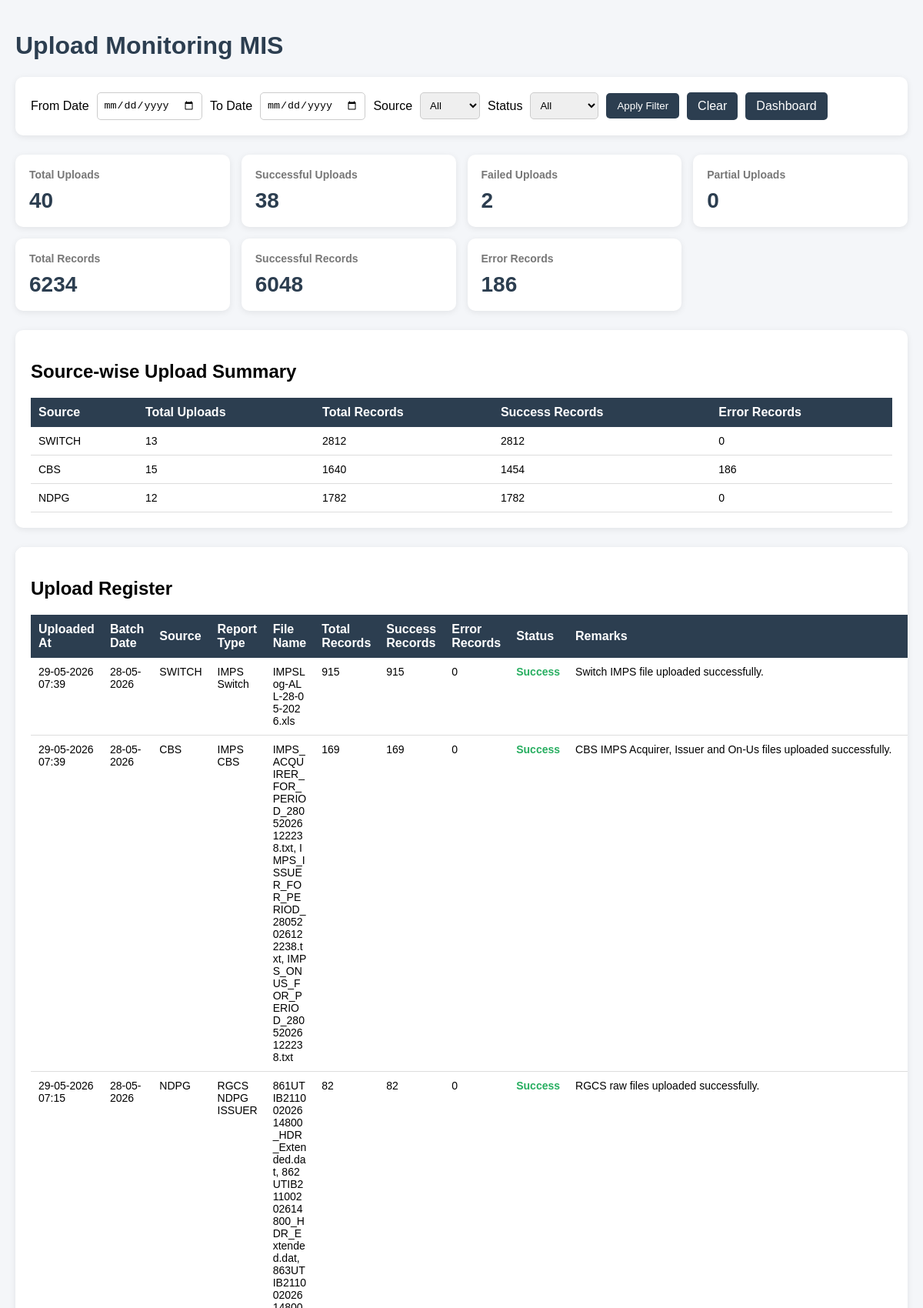
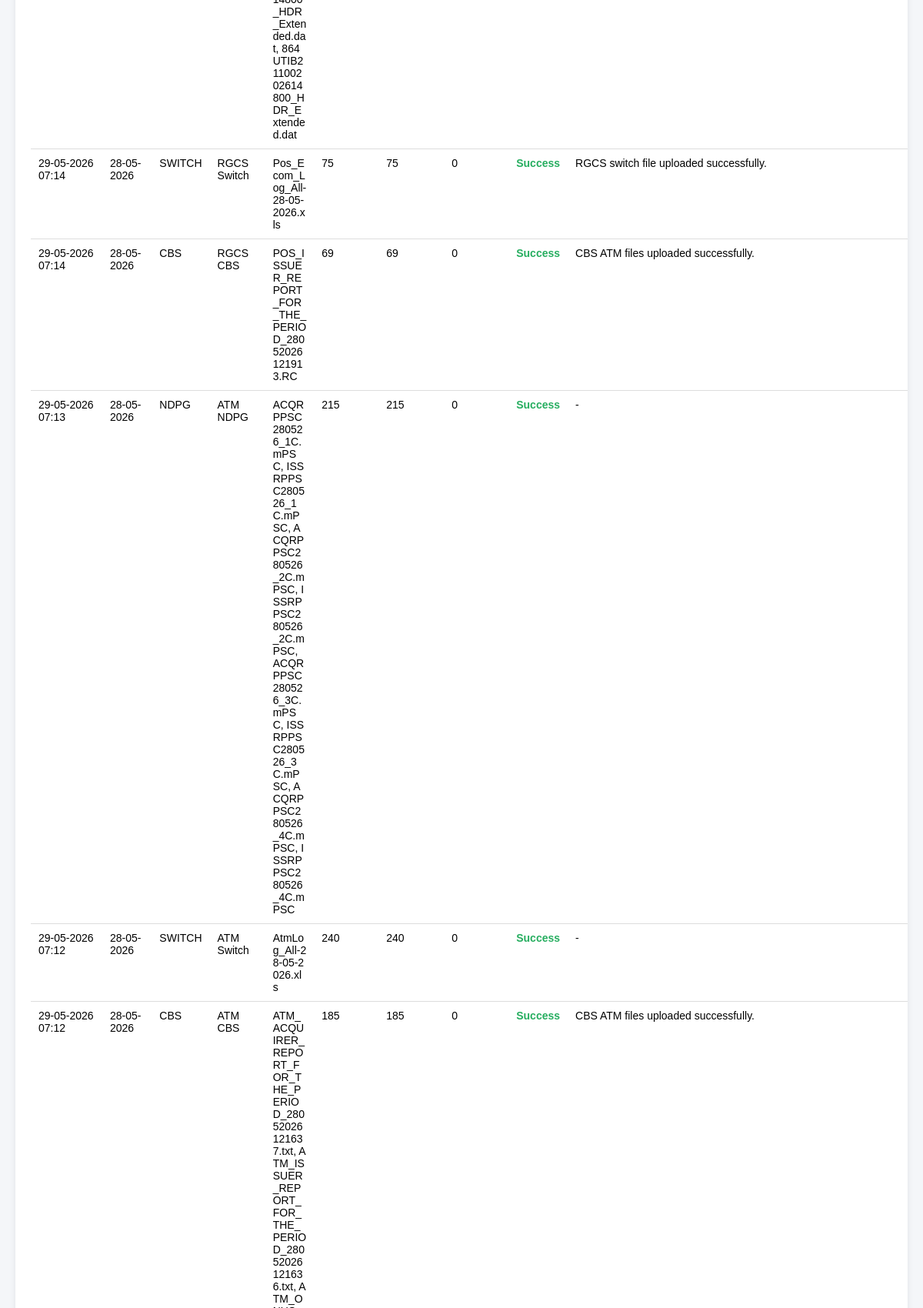
The page /mis/ (upper part) on the database its author committed (2 pictures, top to bottom).
### switchlog/models.py (models this page shows, shortened)
class SwitchIMPSUploadBatch(models.Model):
    STATUS_CHOICES = [
        ("SUCCESS", "Success"),
        ("FAILED", "Failed"),
    ]
    batch_date = models.DateField()
    filename = models.CharField(max_length=255)
    total_records = models.IntegerField(default=0)
    total_errors = models.IntegerField(default=0)
    upload_status = models.CharField(
        max_length=20,
        choices=STATUS_CHOICES,
        default="SUCCESS"
    )
    remarks = models.TextField(blank=True, null=True)
    uploaded_at = models.DateTimeField(auto_now_add=True)

class RGCSSwitchUploadBatch(models.Model):
    STATUS_CHOICES = [
        ("SUCCESS", "Success"),
        ("FAILED", "Failed"),
    ]
    batch_date = models.DateField()
    source_filename = models.CharField(max_length=255, unique=True)
    total_records = models.PositiveIntegerField(default=0)
    total_errors = models.PositiveIntegerField(default=0)
    upload_status = models.CharField(
        max_length=20,
        choices=STATUS_CHOICES,
        default="SUCCESS"
    )
    remarks = models.TextField(blank=True, null=True)
    uploaded_at = models.DateTimeField(auto_now_add=True)

class SwitchLogUploadBatch(models.Model):
    upload_date = models.DateField()
    filename = models.CharField(max_length=255)
    total_records = models.IntegerField(default=0)
    uploaded_at = models.DateTimeField(auto_now_add=True)

### cbs/models.py (models this page shows, shortened)
class CBSIMPSUploadBatch(models.Model):
    STATUS_CHOICES = [
        ("SUCCESS", "Success"),
        ("FAILED", "Failed"),
    ]
    batch_date = models.DateField()
    acquirer_filename = models.CharField(max_length=255)
    issuer_filename = models.CharField(max_length=255)
    onus_filename = models.CharField(max_length=255)
    total_records = models.PositiveIntegerField(default=0)
    total_errors = models.PositiveIntegerField(default=0)
    upload_status = models.CharField(
        max_length=20,
        choices=STATUS_CHOICES,
        default="FAILED"
    )
    remarks = models.TextField(blank=True, null=True)
    uploaded_at = models.DateTimeField(auto_now_add=True)
    class Meta:
        unique_together = ("batch_date", "acquirer_filename")

class RGCSUploadBatch(models.Model):
    STATUS_CHOICES = [
        ("SUCCESS", "Success"),
        ("FAILED", "Failed"),
        ("PARTIAL", "Partial Success"),
    ]
    batch_date = models.DateField()
    source_filename = models.CharField(max_length=255)
    total_records = models.PositiveIntegerField(default=0)
    total_errors = models.PositiveIntegerField(default=0)
    upload_status = models.CharField(
        max_length=20,
        choices=STATUS_CHOICES,
        default="SUCCESS"
    )
    remarks = models.TextField(blank=True, null=True)
    uploaded_at = models.DateTimeField(auto_now_add=True)

class UploadBatch(models.Model):
    STATUS_CHOICES = [
        ("SUCCESS", "Success"),
        ("FAILED", "Failed"),
    ]
    batch_date = models.DateField()
    acquirer_filename = models.CharField(max_length=255)
    issuer_filename = models.CharField(max_length=255)
    onus_filename = models.CharField(max_length=255)
    total_records = models.IntegerField(default=0)
    total_errors = models.IntegerField(default=0)
    upload_status = models.CharField(
        max_length=10,
        choices=STATUS_CHOICES
    )
    remarks = models.TextField(blank=True, null=True)
    uploaded_at = models.DateTimeField(auto_now_add=True)

### ndpg/models.py (models this page shows, shortened)
class RGCSUploadBatch(models.Model):
    STATUS_CHOICES = [
        ("SUCCESS", "Success"),
        ("FAILED", "Failed"),
    ]
    RECORD_NATURE_CHOICES = [
        ("ISSUER", "Issuer"),
        ("ACQUIRER", "Acquirer"),
    ]
    batch_date = models.DateField()
    record_nature = models.CharField(
        max_length=20,
        choices=RECORD_NATURE_CHOICES,
        default="ISSUER"
    )
    file_861 = models.CharField(max_length=255, blank=True, null=True)
    file_862 = models.CharField(max_length=255, blank=True, null=True)
    file_863 = models.CharField(max_length=255, blank=True, null=True)
    file_864 = models.CharField(max_length=255, blank=True, null=True)
    total_records = models.PositiveIntegerField(default=0)
    total_errors = models.PositiveIntegerField(default=0)
    upload_status = models.CharField(
        max_length=20,
        choices=STATUS_CHOICES,
        default="SUCCESS"
    )
    remarks = models.TextField(blank=True, null=True)
    uploaded_at = models.DateTimeField(auto_now_add=True)

class NDPGUploadBatch(models.Model):
    upload_date = models.DateField()
    total_records = models.IntegerField(default=0)
    uploaded_at = models.DateTimeField(auto_now_add=True)
    cycle_1_acquirer_filename = models.CharField(max_length=255)
    cycle_1_issuer_filename = models.CharField(max_length=255)
    cycle_2_acquirer_filename = models.CharField(max_length=255)
    cycle_2_issuer_filename = models.CharField(max_length=255)
    cycle_3_acquirer_filename = models.CharField(max_length=255)
    cycle_3_issuer_filename = models.CharField(max_length=255)
    cycle_4_acquirer_filename = models.CharField(max_length=255)
    cycle_4_issuer_filename = models.CharField(max_length=255)

### mis_dashboard/views.py (the view)
def upload_monitoring_view(request):
    from_date = request.GET.get("from_date")
    to_date = request.GET.get("to_date")
    source = request.GET.get("source")
    status = request.GET.get("status")
    upload_records = UploadDashboardService.get_upload_records(
        from_date=from_date,
        to_date=to_date,
    )
    if source:
        upload_records = [
            row for row in upload_records
            if row["source"] == source
        ]
    if status:
        upload_records = [
            row for row in upload_records
            if row["upload_status"] == status
        ]
    context = {
        "upload_records": upload_records,
        "upload_summary": UploadDashboardService.upload_summary(from_date, to_date),
        "source_summary": UploadDashboardService.source_summary(from_date, to_date),
        "selected_from_date": from_date,
        "selected_to_date": to_date,
        "selected_source": source,
        "selected_status": status,
    }
    return render(
        request,
        "mis_dashboard/upload_monitoring.html",
        context
    )

### mis_dashboard/services/upload_dashboard_service.py (called while the page is built)
    @staticmethod
    def build_record(
        source,
        report_type,
        batch_date,
        file_name,
        total_records=0,
        total_errors=0,
        upload_status="SUCCESS",
        remarks="",
        uploaded_at=None,
    ):
        return {
            "source": source,
            "report_type": report_type,
            "batch_date": batch_date,
            "file_name": file_name or "-",
            "total_records": total_records or 0,
            "total_errors": total_errors or 0,
            "success_records": (total_records or 0) - (total_errors or 0),
            "upload_status": upload_status or "SUCCESS",
            "remarks": remarks or "",
            "uploaded_at": uploaded_at,
        }

    @staticmethod
    def upload_summary(from_date=None, to_date=None):
        records = UploadDashboardService.get_upload_records(from_date, to_date)
        return {
            "total_uploads": len(records),
            "success_uploads": len([r for r in records if r["upload_status"] == "SUCCESS"]),
            "failed_uploads": len([r for r in records if r["upload_status"] == "FAILED"]),
            "partial_uploads": len([r for r in records if r["upload_status"] == "PARTIAL"]),
            "total_records": sum(r["total_records"] for r in records),
            "total_errors": sum(r["total_errors"] for r in records),
            "success_records": sum(r["success_records"] for r in records),
        }

    @staticmethod
    def source_summary(from_date=None, to_date=None):
        records = UploadDashboardService.get_upload_records(from_date, to_date)
        summary = {}
        for record in records:
            source = record["source"]
            if source not in summary:
                summary[source] = {
                    "source": source,
                    "total_uploads": 0,
                    "total_records": 0,
                    "total_errors": 0,
                    "success_records": 0,
                }
            summary[source]["total_uploads"] += 1
            summary[source]["total_records"] += record["total_records"]
            summary[source]["total_errors"] += record["total_errors"]
            summary[source]["success_records"] += record["success_records"]
        return list(summary.values())

### mis_dashboard/templates/mis_dashboard/upload_monitoring.html (shortened to what this page needs)
<!DOCTYPE html>
<html>
<head>
</head>
<body>
<h1>Upload Monitoring MIS</h1>
<div class="section">
<form method="get" class="filter-form">
        <label>From Date</label>
        <input type="date" name="from_date" value="{{ selected_from_date|default:'' }}">
        <label>To Date</label>
        <input type="date" name="to_date" value="{{ selected_to_date|default:'' }}">
        <label>Source</label>
        <select name="source">
            <option value="">All</option>
        </select>
        <label>Status</label>
        <select name="status">
            <option value="">All</option>
        </select>
        <button type="submit">Apply Filter</button>
        <a href="{% url 'mis_dashboard:upload_monitoring' %}" class="btn">Clear</a>
        <a href="{% url 'mis_dashboard:dashboard' %}" class="btn">Dashboard</a>
    </form>
</div>
<div class="cards">
    <div class="card">
        <h3>Total Uploads</h3>
        <p>{{ upload_summary.total_uploads }}</p>
    </div>
    <div class="card">
        <h3>Successful Uploads</h3>
        <p>{{ upload_summary.success_uploads }}</p>
    </div>
    <div class="card">
        <h3>Failed Uploads</h3>
        <p>{{ upload_summary.failed_uploads }}</p>
    </div>
    <div class="card">
        <h3>Partial Uploads</h3>
        <p>{{ upload_summary.partial_uploads }}</p>
    </div>
    <div class="card">
        <h3>Total Records</h3>
        <p>{{ upload_summary.total_records }}</p>
    </div>
    <div class="card">
        <h3>Successful Records</h3>
        <p>{{ upload_summary.success_records }}</p>
    </div>
    <div class="card">
        <h3>Error Records</h3>
        <p>{{ upload_summary.total_errors }}</p>
    </div>
</div>
<div class="section">
    <h2>Source-wise Upload Summary</h2>
<table>
        <thead>
            <tr>
                <th>Source</th>
                <th>Total Uploads</th>
                <th>Total Records</th>
                <th>Success Records</th>
                <th>Error Records</th>
            </tr>
        </thead>
        <tbody>
            {% for row in source_summary %}
            <tr>
                <td>{{ row.source }}</td>
                <td>{{ row.total_uploads }}</td>
                <td>{{ row.total_records }}</td>
                <td>{{ row.success_records }}</td>
                <td>{{ row.total_errors }}</td>
            </tr>
            {% empty %}
            <tr>
                <td colspan="5">No upload data found.</td>
            </tr>
            {% endfor %}
        </tbody>
    </table>
</div>
<div class="section">
    <h2>Upload Register</h2>
    <table>
        <thead>
            <tr>
                <th>Uploaded At</th>
                <th>Batch Date</th>
                <th>Source</th>
                <th>Report Type</th>
                <th>File Name</th>
                <th>Total Records</th>
                <th>Success Records</th>
                <th>Error Records</th>
                <th>Status</th>
                <th>Remarks</th>
            </tr>
        </thead>
        <tbody>
            {% for row in upload_records %}
            <tr>
                <td>
                    {% if row.uploaded_at %}
                        {{ row.uploaded_at|date:"d-m-Y H:i" }}
                    {% else %}
                        -
                    {% endif %}
                </td>
                <td>{{ row.batch_date|date:"d-m-Y" }}</td>
                <td>{{ row.source }}</td>
                <td>{{ row.report_type }}</td>
                <td class="file-name">{{ row.file_name }}</td>
                <td>{{ row.total_records }}</td>
                <td>{{ row.success_records }}</td>
                <td>{{ row.total_errors }}</td>
                <td>
                    {% if row.upload_status == "SUCCESS" %}
                        <span class="success">Success</span>
                    {% elif row.upload_status == "FAILED" %}
                        <span class="failed">Failed</span>
                    {% elif row.upload_status == "PARTIAL" %}
                        <span class="partial">Partial</span>
                    {% else %}
                        {{ row.upload_status }}
                    {% endif %}
                </td>
                <td>{{ row.remarks|default:"-" }}</td>
            </tr>
            {% empty %}
            <tr>
                <td colspan="10">No upload records found.</td>
            </tr>
            {% endfor %}
        </tbody>
    </table>
</div>
</body>
</html>

### mis_dashboard/templates/mis_dashboard/upload_monitoring.html (style rules this page uses)
body { font-family: Arial, sans-serif; background: #f4f6f9; margin: 0; padding: 20px; }
h1 { color: #2c3e50; }
.section { background: white; padding: 20px; border-radius: 10px; margin-bottom: 25px; box-shadow: 0 2px 8px rgba(0,0,0,0.08); overflow-x: auto; }
.cards { display: grid; grid-template-columns: repeat(auto-fit, minmax(230px, 1fr)); gap: 15px; margin-bottom: 25px; }
.card { background: white; padding: 18px; border-radius: 10px; box-shadow: 0 2px 8px rgba(0,0,0,0.08); }
.card h3 { margin: 0; font-size: 14px; color: #777; }
.card p { margin: 10px 0 0; font-size: 28px; font-weight: bold; color: #2c3e50; }
.filter-form { display: flex; gap: 10px; flex-wrap: wrap; align-items: center; }
.filter-form input, .filter-form select { padding: 8px; border: 1px solid #ccc; border-radius: 5px; }
.filter-form button, .btn { background: #2c3e50; color: white; padding: 9px 14px; border-radius: 5px; border: none; text-decoration: none; cursor: pointer; }
table { width: 100%; border-collapse: collapse; min-width: 1100px; }
th { background: #2c3e50; color: white; padding: 10px; text-align: left; }
td { padding: 10px; border-bottom: 1px solid #ddd; font-size: 14px; vertical-align: top; }
.success { color: #27ae60; font-weight: bold; }
.file-name { max-width: 350px; word-break: break-all; }

### rows shown on the page
SwitchIMPSUploadBatch: uploaded_at "29-05-2026 07:39", batch_date "28-05-2026", file_name "IMPSLog-ALL-28-05-2026.xls", remarks "Switch IMPS file uploaded successfully."
CBSIMPSUploadBatch: uploaded_at "29-05-2026 07:39", batch_date "28-05-2026", remarks "CBS IMPS Acquirer, Issuer and On-Us files uploaded successfully."
RGCSUploadBatch: uploaded_at "29-05-2026 07:15", batch_date "28-05-2026", remarks "RGCS raw files uploaded successfully."
RGCSSwitchUploadBatch: uploaded_at "29-05-2026 07:14", batch_date "28-05-2026", file_name "Pos_Ecom_Log_All-28-05-2026.xls", remarks "RGCS switch file uploaded successfully."
RGCSUploadBatch: uploaded_at "29-05-2026 07:14", batch_date "28-05-2026", file_name "POS_ISSUER_REPORT_FOR_THE_PERIOD_28052026121913.RC", remarks "CBS ATM files uploaded successfully."
NDPGUploadBatch: uploaded_at "29-05-2026 07:13", batch_date "28-05-2026"
SwitchLogUploadBatch: uploaded_at "29-05-2026 07:12", batch_date "28-05-2026", file_name "AtmLog_All-28-05-2026.xls"
UploadBatch: uploaded_at "29-05-2026 07:12", batch_date "28-05-2026", remarks "CBS ATM files uploaded successfully."

### other values the page prints
{{ upload_summary.total_uploads }} "40"
{{ upload_summary.success_uploads }} "38"
{{ upload_summary.failed_uploads }} "2"
{{ upload_summary.partial_uploads }} "0"
{{ upload_summary.total_records }} "6234"
{{ upload_summary.success_records }} "6048"
{{ upload_summary.total_errors }} "186"
{{ row.source }} "SWITCH" "CBS" "NDPG"
{{ row.total_uploads }} "13" "15" "12"
{{ row.total_records }} "2812" "1640" "1782"
{{ row.success_records }} "2812" "1454" "1782"
{{ row.total_errors }} "0" "186" "0"
{{ row.source }} "SWITCH" "CBS" "NDPG" "SWITCH" "CBS" "NDPG" "SWITCH" "CBS"
{{ row.report_type }} "IMPS Switch" "IMPS CBS" "RGCS NDPG ISSUER" "RGCS Switch" "RGCS CBS" "ATM NDPG" "ATM Switch" "ATM CBS"
{{ row.total_records }} "915" "169" "82" "75" "69" "215" "240" "185"
